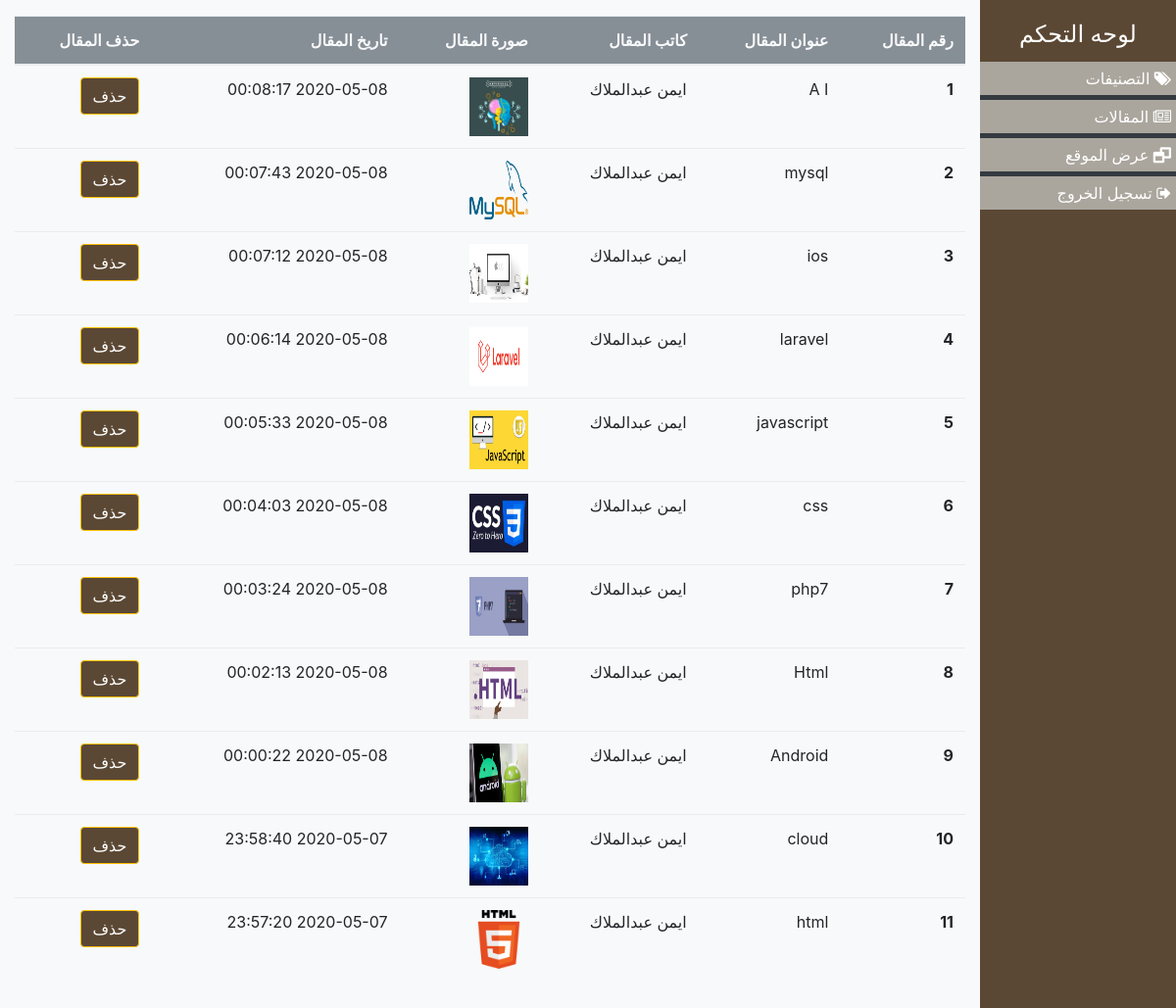
The page /posts.php (signed in) on the database its author committed.
### tables this page shows
CREATE TABLE `posts` (
  `id` int(11) NOT NULL,
  `postTitle` varchar(200) NOT NULL,
  `postCategory` varchar(200) NOT NULL,
  `postImage` varchar(200) NOT NULL,
  `postContent` mediumtext NOT NULL,
  `postDate` datetime NOT NULL DEFAULT current_timestamp(),
  `postAuthor` varchar(100) NOT NULL
);

### posts.php (the view, shortened to what this page needs)
<?php
include('connection.php');
include('header.php');
if(! isset($_SESSION['id'])){
    echo "<div class='alert alert-danger m-auto text-center'>  غير مسموح لك بفتح هذه الصفحه </div>";
    header('REFRESH:1;URL= login.php');
}else{
?>
    <div class="content p-0 m-0">
        <div class="container-fluid">
            <div class="row">
                <div class=" col-md-2 py-3" id="side-area">
                    <h4>لوحه التحكم</h4>
                    <ul class="bg-dark p-0 w-100">
                        <li>
                            <a href="categories.php">
                                <span> <i class="fa fa-tags"></i> </span>
                                <span> التصنيفات </span>
                            </a>
                        </li>
                        <li data-toggle="collapse" data-target="#menu">
                            <a href="#">
                                <span> <i class="fa fa-newspaper-o" aria-hidden="true"></i> </span>
                                <span> المقالات </span>
                            </a>
                        </li>
                        <li>
                            <a href="index.php">
                                <span> <i class="fa fa-window-restore" aria-hidden="true"></i> </span>
                                <span> عرض الموقع </span>
                            </a>
                        </li>
                        <li>
                            <a href="logout.php">
                                <span> <i class="fa fa-sign-out"></i> </span>
                                <span> تسجيل الخروج </span>
                            </a>
                        </li>
                    </ul>
                </div>
                <div class="col-md-10 py-3" id="main-area-post"  style="overflow-x:auto;">
                    <div class="posts">
                        <table class="table">
                            <thead class="bg-secondary text-light">
                                <tr>
                                <th scope="col">رقم المقال</th>
                                <th scope="col">عنوان المقال</th>
                                <th scope="col">كاتب المقال</th>
                                <th scope="col">صورة المقال</th>
                                <th scope="col">تاريخ المقال</th>
                                <th scope="col">حذف المقال</th>
                                </tr>
                            </thead>
                            <tbody>
                                <?php
                                $sql = "select * from posts order by id desc";
                                $res =mysqli_query($conn,$sql);
                                $number =0;
                                while($row = mysqli_fetch_assoc($res)){
                                    $number ++;
                                    ?>
                                <tr>
                                <th scope="row"> <?php echo $number ?>  </th>
                                <td>  <?php echo $row['postTitle'] ?>  </td>
                                <td>  <?php echo $row['postAuthor'] ?>  </td>
                                <td>  <img src="images/uploaded/<?php echo $row['postImage'] ?>" width="60px" height="60px" alt=""> </td>
                                <td>  <?php echo $row['postDate'] ?>  </td>
                                <td>  <a href="posts.php?id=<?php echo $row['id'] ?>" name="del" class="btn btns btn-warning text-white"> حذف </a> </td>
                                </tr>
                                <?php } ?>
                            </tbody>
                        </table>
                    </div>
                </div>
            </div>
        </div>
    </div>
<?php
}
include('footer.php');
?>

### css/dashboard.css (style rules this page uses)
:root { --fcolor: #5b4834; --scolor: #aaa69d; }
#side-area { background-color: var(--fcolor); padding: 0; margin: 0; }
#side-area h4 { color: #fff; text-align: center; padding: 5px 0; }
#side-area a { text-decoration: none; }
.content #side-area ul li { width: 100%; list-style: none; background-color: var(--scolor); margin-bottom: 5px; padding: 5px; }
.content #side-area ul li a { color: #fff; width: 100%; padding: 0; margin: 0; }
.btns { color: #fff; background-color: var(--fcolor) ; }

### rows shown on the page
posts: postTitle "A I", postAuthor "ايمن عبدالملاك", postImage (picture), postDate "2020-05-08 00:08:17"
posts: postTitle "mysql", postAuthor "ايمن عبدالملاك", postImage (picture), postDate "2020-05-08 00:07:43"
posts: postTitle "ios", postAuthor "ايمن عبدالملاك", postImage (picture), postDate "2020-05-08 00:07:12"
posts: postTitle "laravel", postAuthor "ايمن عبدالملاك", postImage (picture), postDate "2020-05-08 00:06:14"
posts: postTitle "javascript", postAuthor "ايمن عبدالملاك", postImage (picture), postDate "2020-05-08 00:05:33"
posts: postTitle "css", postAuthor "ايمن عبدالملاك", postImage (picture), postDate "2020-05-08 00:04:03"
posts: postTitle "php7", postAuthor "ايمن عبدالملاك", postImage (picture), postDate "2020-05-08 00:03:24"
posts: postTitle "Html", postAuthor "ايمن عبدالملاك", postImage (picture), postDate "2020-05-08 00:02:13"
posts: postTitle "Android", postAuthor "ايمن عبدالملاك", postImage (picture), postDate "2020-05-08 00:00:22"
posts: postTitle "cloud", postAuthor "ايمن عبدالملاك", postImage (picture), postDate "2020-05-07 23:58:40"
posts: postTitle "html", postAuthor "ايمن عبدالملاك", postImage (picture), postDate "2020-05-07 23:57:20"
